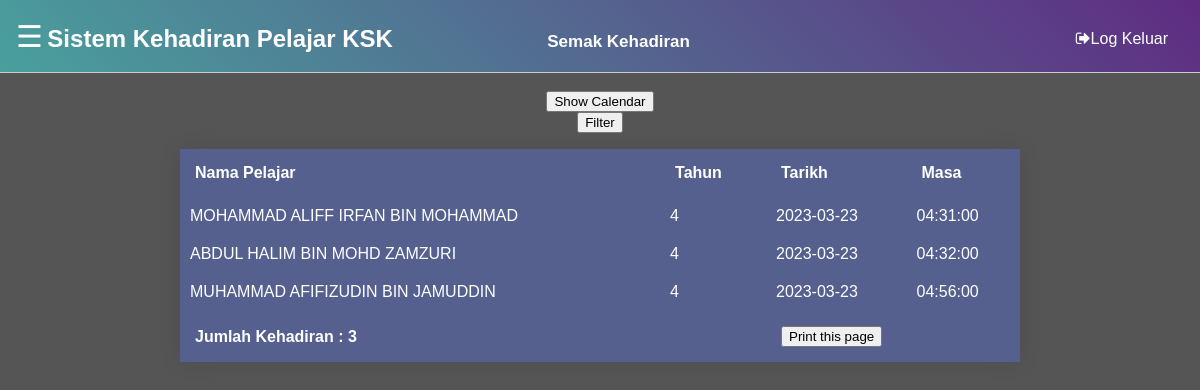
The page /Templates/semakkehadiran.php?filter_date=2023-03-23 (signed in) on the database its author committed.
### tables this page shows
CREATE TABLE IF NOT EXISTS `kehadiran` (
  `kehadiran_id` int(11) NOT NULL AUTO_INCREMENT,
  `nama` varchar(100) NOT NULL,
  `tahun` int(1) NOT NULL,
  `masa` time NOT NULL,
  `tarikh` date NOT NULL,
  PRIMARY KEY (`kehadiran_id`)
);

### Templates/semakkehadiran.php (the view, shortened to what this page needs)
<?php require_once('../Connections/local.php'); ?>
<?php
$logoutAction = $_SERVER['PHP_SELF']."?doLogout=true";
if ((isset($_SERVER['QUERY_STRING'])) && ($_SERVER['QUERY_STRING'] != "")){
  $logoutAction .="&". htmlentities($_SERVER['QUERY_STRING']);
}
?>
<?php
if (!function_exists("GetSQLValueString")) {
function GetSQLValueString($theValue, $theType, $theDefinedValue = "", $theNotDefinedValue = "")
{
  $theValue = function_exists("mysql_real_escape_string") ? mysql_real_escape_string($theValue) : mysql_escape_string($theValue);
  switch ($theType) {
    case "date":
      $theValue = ($theValue != "") ? "'" . $theValue . "'" : "NULL";
      break;
  }
  return $theValue;
}
}
$colname_jumlah_kehadiran = "-1";
if (isset($_GET['filter_date'])) {
  $colname_jumlah_kehadiran = $_GET['filter_date'];
}
$query_jumlah_kehadiran = sprintf("SELECT * FROM kehadiran WHERE tarikh = %s", GetSQLValueString($colname_jumlah_kehadiran, "date"));
$jumlah_kehadiran = mysql_query($query_jumlah_kehadiran, $local) or die(mysql_error());
$row_jumlah_kehadiran = mysql_fetch_assoc($jumlah_kehadiran);
$totalRows_jumlah_kehadiran = mysql_num_rows($jumlah_kehadiran);
?>
<!DOCTYPE html PUBLIC "-//W3C//DTD XHTML 1.0 Transitional//EN" "http://www.w3.org/TR/xhtml1/DTD/xhtml1-transitional.dtd">
<html xmlns="http://www.w3.org/1999/xhtml">
<head>
<link rel="stylesheet" href="../css/sidebar.css">
<link rel="stylesheet" href="../css/table.css">
<link rel="stylesheet" href="https://cdnjs.cloudflare.com/ajax/libs/font-awesome/4.7.0/css/font-awesome.min.css">
</head>
<body >
	<header class="site-header">
      <div class="site-identity">
      	<span style="font-size:30px;cursor:pointer; color:#FFFFFF" onclick="openNav()">&#9776;</span>
        <h1><a href="#">Sistem Kehadiran Pelajar KSK</a></h1>
        <h1><a style=" padding-left:150px;text-align:center; font-size: 17px">Semak Kehadiran</a></h1>
      </div>
      <nav class="site-navigation">
        <ul class="nav">
          <li><a href="<?php echo $logoutAction ?>"><i class="fa fa-sign-out"></i>Log Keluar</a></li>
        </ul>
      </nav>
    </header>
<div >
	<div class="filter-container">
		<br />
	    <div class="calendar-wrapper">
		  <button class="calendar-toggle" onclick="toggleCalendar()">Show Calendar</button>
		  <form method="get" id="date-form">
		    <input type="submit" value="Filter">
		  </form>
		</div>
	</div>
	  <?php if ($totalRows_jumlah_kehadiran > 0) {  ?>
	  <div class="container">
	    <table width="70%" border="0" cellspacing="0" class="styled-table">
	      <thead>
	        <tr>
	          <th>Nama Pelajar</th>
	          <th>Tahun</th>
	          <th>Tarikh</th>
	          <th>Masa</th>
	          </tr>
	        </thead>
	      <tbody>
	        <?php do { ?>
	          <tr>
	            <td><?php echo $row_jumlah_kehadiran['nama']; ?></td>
	            <td><?php echo $row_jumlah_kehadiran['tahun']; ?></td>
	            <td><?php echo $row_jumlah_kehadiran['tarikh']; ?></td>
	            <td><?php echo $row_jumlah_kehadiran['masa']; ?></td>
	          </tr>
	          <?php } while ($row_jumlah_kehadiran = mysql_fetch_assoc($jumlah_kehadiran)); ?>
	          <tr>
	          <th colspan="2">Jumlah Kehadiran : <?php echo $totalRows_jumlah_kehadiran ?> </th>
	          <th colspan="2"><button onclick="myFunction()">Print this page</button></th>
	          </tr>
	      </tbody>
	      </table>
	  </div>
	  <?php } else { ?>
	  	<p style="text-align:center; color:#FFFFFF; padding-top: 10%; padding-bottom: 10%;">Tiada Rekod Kehadiran</p>
	  <?php }?>
</div>
</body>
</html>

### css/table.css (style rules this page uses)
table { margin-left: auto; margin-right: auto; border-collapse: collapse; overflow: hidden; box-shadow: 0 0 20px rgba(0,0,0,0.1); }
th,td { padding: 15px; background:#55608f; color: #fff; }
th { text-align: left; }
.table-pelajar th, td { padding: 10px; }

### Templates/semakkehadiran.php (style rules this page uses)
body { margin: 0; background:#555; font-family: sans-serif; font-weight: 100; }
a { text-decoration: none; color: #000; }
.site-header { background: linear-gradient(45deg, #49a09d, #5f2c82); border-bottom: 1px solid #ccc; padding: .5em 1em; }
.site-header::after { content: ""; display: table; clear: both; }
.site-identity { float: left; }
.site-identity h1 { font-size: 1.5em; margin: .7em 0 .3em 0; display: inline-block; }
.site-identity h1 a { color:#FFF; }
.site-navigation { float: right; }
.site-navigation ul, li a { margin: 0; padding: 0; color:#FFF; }
.site-navigation li { display: inline-block; margin: 1.4em 1em 1em 1em; }
.filter-container { color: beige; text-align: center; }
.calendar-wrapper { position: relative; }
.calendar-toggle { cursor: pointer; }

### rows shown on the page
kehadiran: nama "MOHAMMAD ALIFF IRFAN BIN MOHAMMAD", tahun "4", tarikh "2023-03-23", masa "04:31:00"
kehadiran: nama "ABDUL HALIM BIN MOHD ZAMZURI", tahun "4", tarikh "2023-03-23", masa "04:32:00"
kehadiran: nama "MUHAMMAD AFIFIZUDIN BIN JAMUDDIN", tahun "4", tarikh "2023-03-23", masa "04:56:00"

### other values the page prints
$totalRows_jumlah_kehadiran "3"
